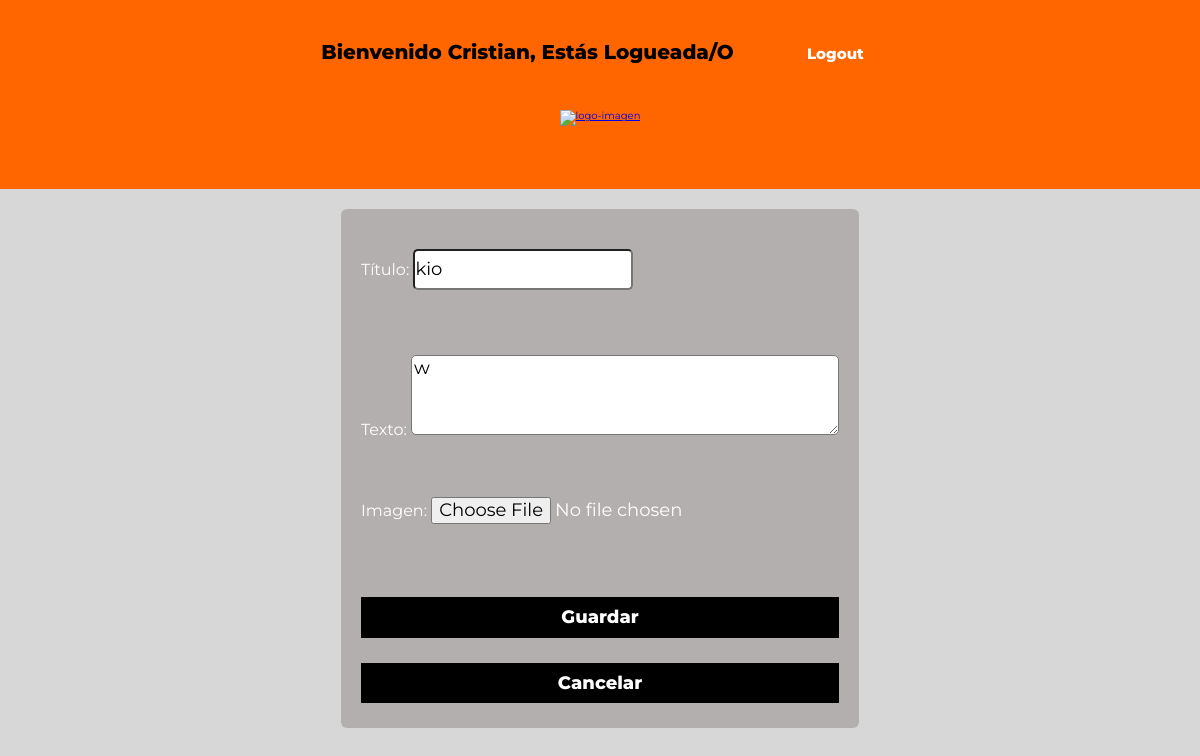
Page /blog/post/20/editar/ (signed in) on the earlier database version.
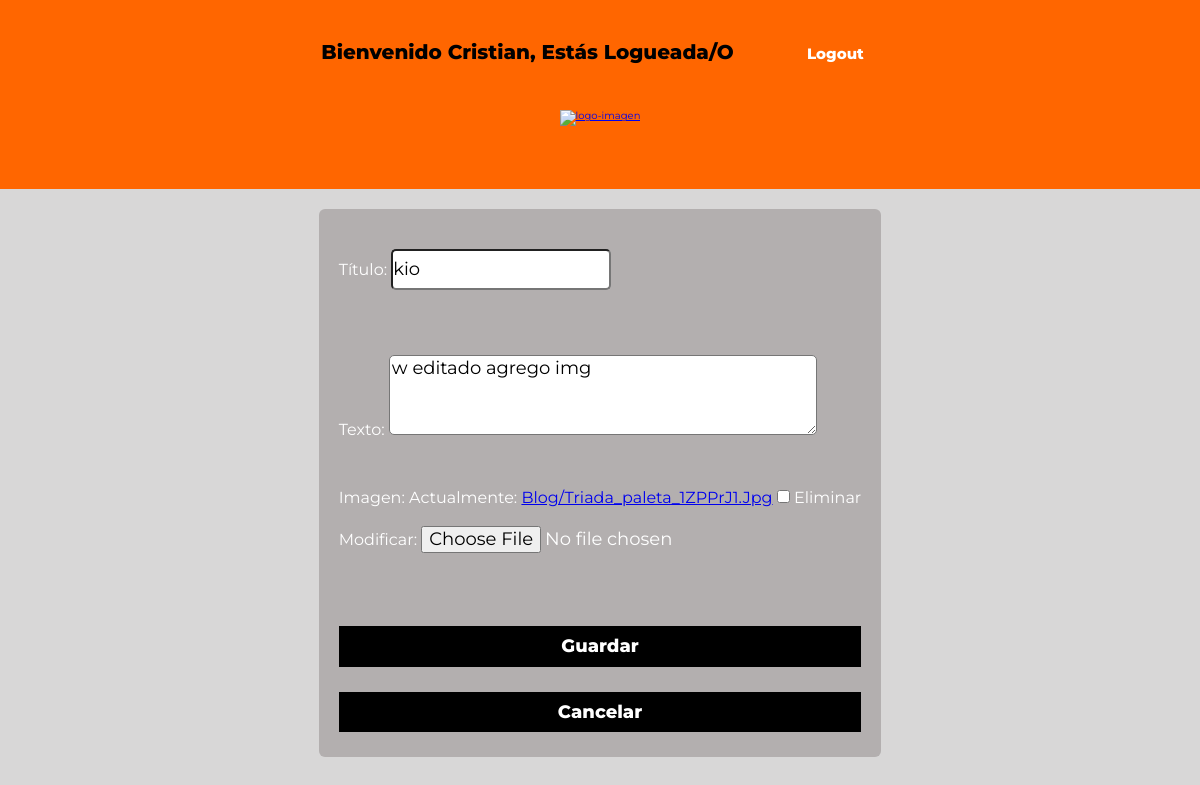
Same page on the later database version.
### blog/models.py (models this page shows, shortened)
class Post(models.Model):
    titulo = models.CharField(max_length=200)
    texto = models.TextField()
    imagen = models.ImageField(upload_to='blog', null=True, blank=True)
    autor = models.ForeignKey(settings.AUTH_USER_MODEL, on_delete=models.CASCADE)
    creado = models.DateTimeField(default=timezone.now)
    publicado = models.DateTimeField(blank=True, null=True)
    class Meta:
        verbose_name = 'post'
        verbose_name_plural = 'posts'

### blog/views.py (the view)
# urls.py: path('post/<int:pk>/editar/', views.editar_post, name='editar_post'),
@login_required
def editar_post(request, pk):
    post = get_object_or_404(Post, pk=pk)
    if request.method == 'POST':
        form = PostForm(request.POST, request.FILES, instance=post)
        if form.is_valid():
            post = form.save(commit=False)
            post.autor = request.user
            post.save()
            return redirect('blog:detalle_post', pk=pk)
    else:
        form = PostForm(instance=post)
    return render(request, 'blog/editar_post.html', {'form': form})

### blog/forms.py
class PostForm(forms.ModelForm):
    class Meta:
        model = Post
        fields = ['titulo', 'texto',  'imagen']

### blog/templates/blog/editar_post.html (shortened to what this page needs)
{% extends 'blog/layout.html' %}
{% block content %}
    {% if user.is_authenticated %}
    <div class="contenedor-blog-interno">
        <form method="POST" class="contenedor-formulario" enctype="multipart/form-data">
            <p>Título: {{ form.titulo }}</p>
            <p>Texto: {{ form.texto }}</p>
            <p>Imagen: {{ form.imagen }}</p>
            <button type="submit" value="Guardar" class="boton boton-lista-post">Guardar</button>
            <a href="{% url 'blog:lista_borrador_post' %}" class="boton boton-lista-post">Cancelar</a>
        </form>
    </div>
        {% endif %}
{% endblock %}

### blog/templates/blog/layout.html (shortened to what this page needs)
{% load static %}
<!DOCTYPE html>
<html lang="en">
<head>
    <link rel="stylesheet" href="{% static 'index/iconos/fontawesome-free-5.15.1-web/css/all.min.css' %}">
    <link rel="stylesheet" href="{% static 'index/css/normalize.css' %}">
    <link rel="stylesheet" href="{% static 'index/css/styles.css' %}">
</head>
<body>
    <header>
    {% if user.is_authenticated %}
    <p style="font-size: 2rem; text-align: center; padding-top: 2rem; font-weight: 800;">Bienvenido {{ user.username }}, estás logueada/o &nbsp; &nbsp; &nbsp; &nbsp; &nbsp;<a href="{% url 'logout' %}" class="boton">Logout</a></p>
    {% else %}
            <a href="{% url 'login' %}" class="boton" style="color: rgb(255, 102, 0); float: left; height: 100px;"></a>
    {% endif %}
        <div class="contenedor">
            <div class="contenido-header">
                <div class="imagen-logo">
                    <a href="{% url 'index:index' %}"><img src="{% static 'index/img/logo-nomade.png' %}" alt="logo-imagen"></a>
                </div>
                <div class="contenedor-nav">
                    <div class="barra">
                        <a href="#nav" class="mobile-menu">
                            <i class="fas fa-ellipsis-v"></i>
                        </a>
                    </div>
                </div>
            </div>
        </div>
    </header>
    {% block content %}
    {% endblock %}
</html>

### index/static/index/css/styles.css (style rules this page uses)
html { box-sizing: border-box; font-size: 62.5%; }
*, *:before, *:after { box-sizing: inherit; }
body { background-color: rgb(216, 215, 215); font-family: 'Montserrat', sans-serif; }
.contenedor { width: 95%; max-width: 160rem; margin: 0 auto; }
p { margin: 0; }
header { background-color: rgb(255, 102, 0); }
.imagen-logo { text-align: center; padding-top: .8rem; }
.imagen-logo img { width: 6rem; }
@media (max-width: 76.8rem) { .mobile-menu, .cerrar { color: #ffffff; font-size: 2rem; text-align: center; display: block; padding: 20px 0; } }
.barra a:last-of-type { margin-right: 0; }
.contenedor-formulario { background-color: rgb(179, 175, 175); padding: 2rem; border-radius: .6rem; display: flex; flex-direction: column; }
.contenedor-formulario input { margin-bottom: 1.5rem; font-size: 1.8rem; border-radius: .5rem; padding: .8rem 0; }
.contenedor-formulario textarea { font-size: 1.8rem; border-radius: .5rem; height: 8rem; }
.boton { display: inline-block; text-decoration: none; padding: 1rem 1.5rem; margin-top: 1.5rem; background-color: rgb(255, 102, 0); color: white; font-weight: 800; border: none; font-size: 1.5rem; transition: .3s; }
.contenedor-blog-interno { width: 80%; max-width: 160rem; margin: 0 auto; }
img { width: 100%; }
@media (min-width:768px) { .contenedor-blog-interno { display: flex; justify-content: space-evenly; flex-wrap: wrap; } }
.contenedor-blog-interno form { margin-top: 2rem; }
.contenedor-blog-interno p { color: white; font-size: 1.6rem; margin-top: 2rem; }
.boton-lista-post { margin: 2rem 0 .5rem 0; font-size: 1.8rem; display: inline-block; text-align: center; background-color: black; }
.contenedor-detalle-post-titulos h2, p { margin-bottom: 3rem; text-transform: capitalize; }

Differences in the rows shown:
changed Post "kio": texto "w" → "w editado agrego img"
Other differences:
form field imagen: (not shown) → "☐"
text now shown: "Actualmente: Blog/Triada_paleta_1ZPPrJ1.jpg Eliminar Modificar:"
